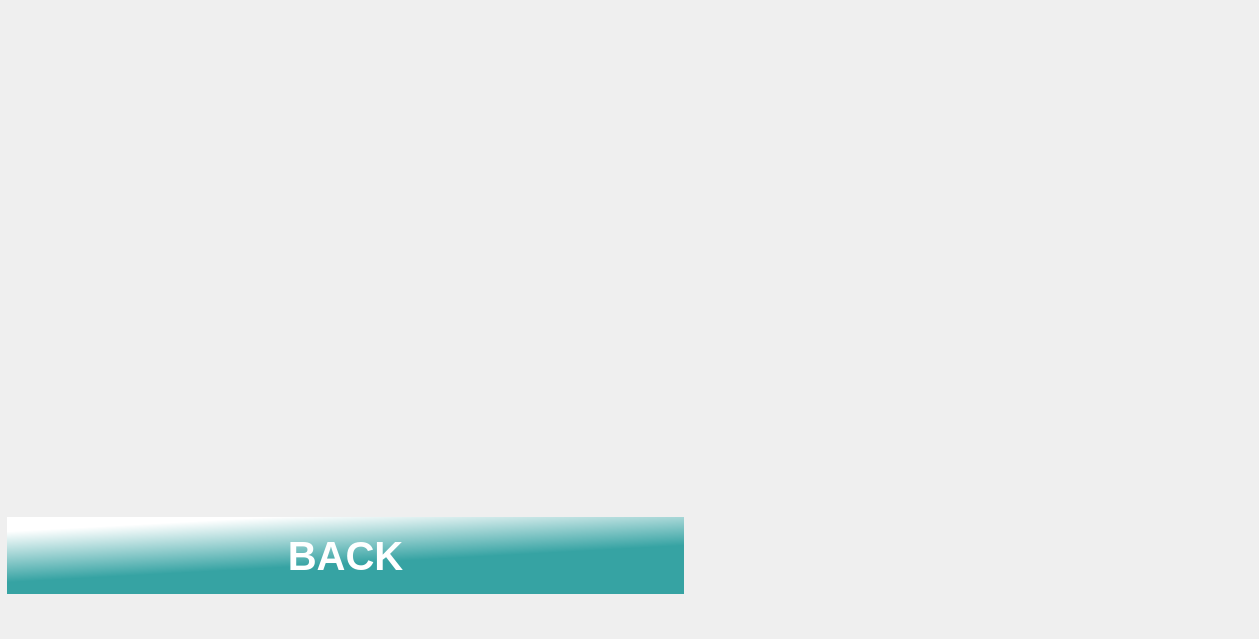
    <widget class="QWidget" name="page_77">
     <widget class="QLabel" name="label_138">
      <property name="geometry">
       <rect>
        <x>0</x>
        <y>0</y>
        <width>1250</width>
        <height>630</height>
       </rect>
      </property>
      <property name="text">
       <string/>
      </property>
      <property name="pixmap">
       <pixmap resource="icon.qrc">:/adding/adding/rm380-02-knyfs2py.jpg</pixmap>
      </property>
      <property name="scaledContents">
       <bool>true</bool>
      </property>
     </widget>
     <widget class="QPushButton" name="Se_to_back_3">
      <property name="geometry">
       <rect>
        <x>0</x>
        <y>510</y>
        <width>691</width>
        <height>91</height>
       </rect>
      </property>
      <property name="font">
       <font>
        <pointsize>30</pointsize>
        <italic>false</italic>
        <bold>true</bold>
       </font>
      </property>
      <property name="autoFillBackground">
       <bool>false</bool>
      </property>
      <property name="styleSheet">
       <string notr="true">QPushButton
{
border:none;
color:white;
	
	
	background-color: qlineargradient(spread:pad, x1:0.651, y1:0.536, x2:0.393796, y2:0, stop:0 rgba(54, 163, 163, 255), stop:1 rgba(255, 255, 255, 255));
	
margin:7px;

}
QPushButton:pressed
{
	
	background-color: qlineargradient(spread:pad, x1:0.512878, y1:0.513273, x2:0.653182, y2:1, stop:0 rgba(54, 163, 163, 255), stop:1 rgba(255, 255, 255, 255));
}</string>
      </property>
      <property name="text">
       <string>BACK</string>
      </property>
     </widget>
     <widget class="QLabel" name="label_139">
      <property name="geometry">
       <rect>
        <x>0</x>
        <y>0</y>
        <width>701</width>
        <height>471</height>
       </rect>
      </property>
      <property name="text">
       <string/>
      </property>
      <property name="pixmap">
       <pixmap resource="Res2.qrc">:/v_to_36/v_to_36/34.png</pixmap>
      </property>
      <property name="scaledContents">
       <bool>true</bool>
      </property>
     </widget>
     <widget class="QLabel" name="label_140">
      <property name="geometry">
       <rect>
        <x>710</x>
        <y>0</y>
        <width>531</width>
        <height>501</height>
       </rect>
      </property>
      <property name="text">
       <string/>
      </property>
      <property name="pixmap">
       <pixmap resource="Res2.qrc">:/v_to_36/v_to_36/34.jpg</pixmap>
      </property>
      <property name="scaledContents">
       <bool>true</bool>
      </property>
     </widget>
     <widget class="QLabel" name="label_141">
      <property name="geometry">
       <rect>
        <x>540</x>
        <y>0</y>
        <width>161</width>
        <height>61</height>
       </rect>
      </property>
      <property name="text">
       <string/>
      </property>
     </widget>
    </widget>
